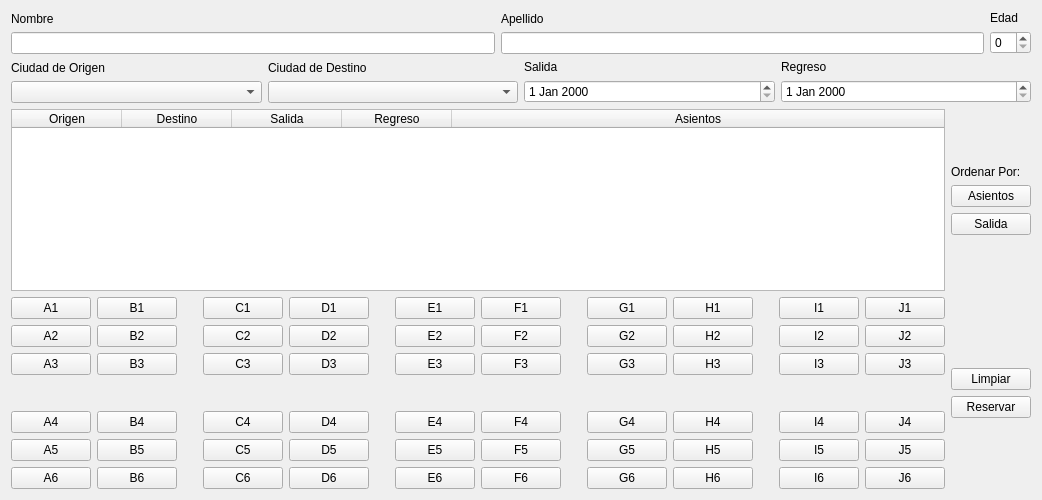
<?xml version="1.0" encoding="UTF-8"?>
<ui version="4.0">
 <class>Reservar</class>
 <widget class="QWidget" name="Reservar">
  <property name="geometry">
   <rect>
    <x>0</x>
    <y>0</y>
    <width>630</width>
    <height>500</height>
   </rect>
  </property>
  <property name="sizePolicy">
   <sizepolicy hsizetype="Preferred" vsizetype="Preferred">
    <horstretch>0</horstretch>
    <verstretch>0</verstretch>
   </sizepolicy>
  </property>
  <property name="windowTitle">
   <string>Form</string>
  </property>
  <layout class="QVBoxLayout" name="verticalLayout_22">
   <item>
    <layout class="QHBoxLayout" name="Personal">
     <item>
      <layout class="QVBoxLayout" name="Nombres">
       <item>
        <widget class="QLabel" name="LNombre">
         <property name="text">
          <string>Nombre                                       </string>
         </property>
        </widget>
       </item>
       <item>
        <widget class="QLineEdit" name="Nombre"/>
       </item>
      </layout>
     </item>
     <item>
      <layout class="QVBoxLayout" name="Apellidos">
       <item>
        <widget class="QLabel" name="LApellido">
         <property name="text">
          <string>Apellido</string>
         </property>
        </widget>
       </item>
       <item>
        <widget class="QLineEdit" name="Apellido"/>
       </item>
      </layout>
     </item>
     <item>
      <layout class="QVBoxLayout" name="Edades">
       <item>
        <widget class="QLabel" name="LEdad">
         <property name="text">
          <string>Edad</string>
         </property>
        </widget>
       </item>
       <item>
        <widget class="QSpinBox" name="Edad"/>
       </item>
      </layout>
     </item>
    </layout>
   </item>
   <item>
    <layout class="QHBoxLayout" name="Vuelo">
     <item>
      <layout class="QVBoxLayout" name="CiudadO">
       <item>
        <widget class="QLabel" name="LCd_origen">
         <property name="text">
          <string>Ciudad de Origen</string>
         </property>
        </widget>
       </item>
       <item>
        <widget class="QComboBox" name="Cd_origen">
         <item>
          <property name="text">
           <string/>
          </property>
         </item>
         <item>
          <property name="text">
           <string>México - Guadalajara</string>
          </property>
         </item>
         <item>
          <property name="text">
           <string>México - D.F.</string>
          </property>
         </item>
         <item>
          <property name="text">
           <string>Canada - Montreal</string>
          </property>
         </item>
         <item>
          <property name="text">
           <string>USA - New York</string>
          </property>
         </item>
         <item>
          <property name="text">
           <string>USA - Kansas</string>
          </property>
         </item>
         <item>
          <property name="text">
           <string>Brasil - Brazilia</string>
          </property>
         </item>
         <item>
          <property name="text">
           <string>Inglaterra - Londres</string>
          </property>
         </item>
        </widget>
       </item>
      </layout>
     </item>
     <item>
      <layout class="QVBoxLayout" name="CiudadD">
       <item>
        <widget class="QLabel" name="label">
         <property name="text">
          <string>Ciudad de Destino</string>
         </property>
        </widget>
       </item>
       <item>
        <widget class="QComboBox" name="Cd_destino">
         <item>
          <property name="text">
           <string/>
          </property>
         </item>
         <item>
          <property name="text">
           <string>México - Guadalajara</string>
          </property>
         </item>
         <item>
          <property name="text">
           <string>México - D.F.</string>
          </property>
         </item>
         <item>
          <property name="text">
           <string>Canada - Montreal</string>
          </property>
         </item>
         <item>
          <property name="text">
           <string>USA - New York</string>
          </property>
         </item>
         <item>
          <property name="text">
           <string>USA - Kansas</string>
          </property>
         </item>
         <item>
          <property name="text">
           <string>Brasil - Brazilia</string>
          </property>
         </item>
         <item>
          <property name="text">
           <string>Inglaterra - Londres</string>
          </property>
         </item>
        </widget>
       </item>
      </layout>
     </item>
     <item>
      <layout class="QVBoxLayout" name="Salidas">
       <item>
        <widget class="QLabel" name="LSalida">
         <property name="text">
          <string>Salida</string>
         </property>
        </widget>
       </item>
       <item>
        <widget class="QDateEdit" name="Salida"/>
       </item>
      </layout>
     </item>
     <item>
      <layout class="QVBoxLayout" name="egresos">
       <item>
        <widget class="QLabel" name="LRegreso">
         <property name="text">
          <string>Regreso</string>
         </property>
        </widget>
       </item>
       <item>
        <widget class="QDateEdit" name="Regreso"/>
       </item>
      </layout>
     </item>
    </layout>
   </item>
   <item>
    <layout class="QHBoxLayout" name="horizontalLayout_12">
     <item>
      <widget class="QTableWidget" name="Vuelos">
       <property name="showGrid">
        <bool>true</bool>
       </property>
       <property name="sortingEnabled">
        <bool>false</bool>
       </property>
       <attribute name="horizontalHeaderCascadingSectionResizes">
        <bool>false</bool>
       </attribute>
       <attribute name="horizontalHeaderDefaultSectionSize">
        <number>110</number>
       </attribute>
       <attribute name="horizontalHeaderHighlightSections">
        <bool>false</bool>
       </attribute>
       <attribute name="horizontalHeaderMinimumSectionSize">
        <number>10</number>
       </attribute>
       <attribute name="horizontalHeaderShowSortIndicator" stdset="0">
        <bool>false</bool>
       </attribute>
       <attribute name="horizontalHeaderStretchLastSection">
        <bool>true</bool>
       </attribute>
       <attribute name="verticalHeaderVisible">
        <bool>true</bool>
       </attribute>
       <column>
        <property name="text">
         <string>Origen</string>
        </property>
       </column>
       <column>
        <property name="text">
         <string>Destino</string>
        </property>
       </column>
       <column>
        <property name="text">
         <string>Salida</string>
        </property>
       </column>
       <column>
        <property name="text">
         <string>Regreso</string>
        </property>
       </column>
       <column>
        <property name="text">
         <string>Asientos</string>
        </property>
       </column>
      </widget>
     </item>
     <item>
      <layout class="QVBoxLayout" name="verticalLayout">
       <item>
        <spacer name="verticalSpacer_5">
         <property name="orientation">
          <enum>Qt::Vertical</enum>
         </property>
         <property name="sizeHint" stdset="0">
          <size>
           <width>20</width>
           <height>40</height>
          </size>
         </property>
        </spacer>
       </item>
       <item>
        <widget class="QLabel" name="label_2">
         <property name="sizePolicy">
          <sizepolicy hsizetype="Fixed" vsizetype="Fixed">
           <horstretch>0</horstretch>
           <verstretch>0</verstretch>
          </sizepolicy>
         </property>
         <property name="text">
          <string>Ordenar Por:</string>
         </property>
        </widget>
       </item>
       <item>
        <widget class="QPushButton" name="PAsientos">
         <property name="text">
          <string>Asientos</string>
         </property>
        </widget>
       </item>
       <item>
        <widget class="QPushButton" name="PSalida">
         <property name="text">
          <string>Salida</string>
         </property>
        </widget>
       </item>
       <item>
        <spacer name="verticalSpacer_4">
         <property name="orientation">
          <enum>Qt::Vertical</enum>
         </property>
         <property name="sizeHint" stdset="0">
          <size>
           <width>20</width>
           <height>40</height>
          </size>
         </property>
        </spacer>
       </item>
      </layout>
     </item>
    </layout>
   </item>
   <item>
    <layout class="QHBoxLayout" name="horizontalLayout_11">
     <item>
      <layout class="QVBoxLayout" name="Asientos_2">
       <item>
        <layout class="QHBoxLayout" name="S1_3">
         <item>
          <layout class="QHBoxLayout" name="horizontalLayout">
           <item>
            <layout class="QVBoxLayout" name="verticalLayout_2">
             <item>
              <widget class="QPushButton" name="A1">
               <property name="sizePolicy">
                <sizepolicy hsizetype="Minimum" vsizetype="Minimum">
                 <horstretch>0</horstretch>
                 <verstretch>0</verstretch>
                </sizepolicy>
               </property>
               <property name="text">
                <string>A1</string>
               </property>
               <property name="checkable">
                <bool>true</bool>
               </property>
               <property name="autoDefault">
                <bool>false</bool>
               </property>
               <property name="default">
                <bool>false</bool>
               </property>
               <property name="flat">
                <bool>false</bool>
               </property>
              </widget>
             </item>
             <item>
              <widget class="QPushButton" name="A2">
               <property name="text">
                <string>A2</string>
               </property>
               <property name="checkable">
                <bool>true</bool>
               </property>
              </widget>
             </item>
             <item>
              <widget class="QPushButton" name="A3">
               <property name="text">
                <string>A3</string>
               </property>
               <property name="checkable">
                <bool>true</bool>
               </property>
              </widget>
             </item>
            </layout>
           </item>
           <item>
            <layout class="QVBoxLayout" name="verticalLayout_3">
             <item>
              <widget class="QPushButton" name="B1">
               <property name="text">
                <string>B1</string>
               </property>
               <property name="checkable">
                <bool>true</bool>
               </property>
              </widget>
             </item>
             <item>
              <widget class="QPushButton" name="B2">
               <property name="text">
                <string>B2</string>
               </property>
               <property name="checkable">
                <bool>true</bool>
               </property>
              </widget>
             </item>
             <item>
              <widget class="QPushButton" name="B3">
               <property name="text">
                <string>B3</string>
               </property>
               <property name="checkable">
                <bool>true</bool>
               </property>
              </widget>
             </item>
            </layout>
           </item>
          </layout>
         </item>
         <item>
          <spacer name="horizontalSpacer_2">
           <property name="orientation">
            <enum>Qt::Horizontal</enum>
           </property>
           <property name="sizeType">
            <enum>QSizePolicy::Fixed</enum>
           </property>
           <property name="sizeHint" stdset="0">
            <size>
             <width>20</width>
             <height>29</height>
            </size>
           </property>
          </spacer>
         </item>
         <item>
          <layout class="QHBoxLayout" name="horizontalLayout_3">
           <item>
            <layout class="QVBoxLayout" name="verticalLayout_6">
             <item>
              <widget class="QPushButton" name="C1">
               <property name="text">
                <string>C1</string>
               </property>
               <property name="checkable">
                <bool>true</bool>
               </property>
              </widget>
             </item>
             <item>
              <widget class="QPushButton" name="C2">
               <property name="text">
                <string>C2</string>
               </property>
               <property name="checkable">
                <bool>true</bool>
               </property>
              </widget>
             </item>
             <item>
              <widget class="QPushButton" name="C3">
               <property name="text">
                <string>C3</string>
               </property>
               <property name="checkable">
                <bool>true</bool>
               </property>
              </widget>
             </item>
            </layout>
           </item>
           <item>
            <layout class="QVBoxLayout" name="verticalLayout_7">
             <item>
              <widget class="QPushButton" name="D1">
               <property name="text">
                <string>D1</string>
               </property>
               <property name="checkable">
                <bool>true</bool>
               </property>
              </widget>
             </item>
             <item>
              <widget class="QPushButton" name="D2">
               <property name="text">
                <string>D2</string>
               </property>
               <property name="checkable">
                <bool>true</bool>
               </property>
              </widget>
             </item>
             <item>
              <widget class="QPushButton" name="D3">
               <property name="text">
                <string>D3</string>
               </property>
               <property name="checkable">
                <bool>true</bool>
               </property>
              </widget>
             </item>
            </layout>
           </item>
          </layout>
         </item>
         <item>
          <spacer name="horizontalSpacer_4">
           <property name="orientation">
            <enum>Qt::Horizontal</enum>
           </property>
           <property name="sizeType">
            <enum>QSizePolicy::Fixed</enum>
           </property>
           <property name="sizeHint" stdset="0">
            <size>
             <width>20</width>
             <height>29</height>
            </size>
           </property>
          </spacer>
         </item>
         <item>
          <layout class="QHBoxLayout" name="horizontalLayout_5">
           <item>
            <layout class="QVBoxLayout" name="verticalLayout_10">
             <item>
              <widget class="QPushButton" name="E1">
               <property name="text">
                <string>E1</string>
               </property>
               <property name="checkable">
                <bool>true</bool>
               </property>
              </widget>
             </item>
             <item>
              <widget class="QPushButton" name="E2">
               <property name="text">
                <string>E2</string>
               </property>
               <property name="checkable">
                <bool>true</bool>
               </property>
              </widget>
             </item>
             <item>
              <widget class="QPushButton" name="E3">
               <property name="text">
                <string>E3</string>
               </property>
               <property name="checkable">
                <bool>true</bool>
               </property>
              </widget>
             </item>
            </layout>
           </item>
           <item>
            <layout class="QVBoxLayout" name="verticalLayout_12">
             <item>
              <widget class="QPushButton" name="F1">
               <property name="text">
                <string>F1</string>
               </property>
               <property name="checkable">
                <bool>true</bool>
               </property>
              </widget>
             </item>
             <item>
              <widget class="QPushButton" name="F2">
               <property name="text">
                <string>F2</string>
               </property>
               <property name="checkable">
                <bool>true</bool>
               </property>
              </widget>
             </item>
             <item>
              <widget class="QPushButton" name="F3">
               <property name="text">
                <string>F3</string>
               </property>
               <property name="checkable">
                <bool>true</bool>
               </property>
              </widget>
             </item>
            </layout>
           </item>
          </layout>
         </item>
         <item>
          <spacer name="horizontalSpacer_9">
           <property name="orientation">
            <enum>Qt::Horizontal</enum>
           </property>
           <property name="sizeType">
            <enum>QSizePolicy::Fixed</enum>
           </property>
           <property name="sizeHint" stdset="0">
            <size>
             <width>20</width>
             <height>29</height>
            </size>
           </property>
          </spacer>
         </item>
         <item>
          <layout class="QHBoxLayout" name="horizontalLayout_7">
           <item>
            <layout class="QVBoxLayout" name="verticalLayout_14">
             <item>
              <widget class="QPushButton" name="G1">
               <property name="text">
                <string>G1</string>
               </property>
               <property name="checkable">
                <bool>true</bool>
               </property>
              </widget>
             </item>
             <item>
              <widget class="QPushButton" name="G2">
               <property name="text">
                <string>G2</string>
               </property>
               <property name="checkable">
                <bool>true</bool>
               </property>
              </widget>
             </item>
             <item>
              <widget class="QPushButton" name="G3">
               <property name="text">
                <string>G3</string>
               </property>
               <property name="checkable">
                <bool>true</bool>
               </property>
              </widget>
             </item>
            </layout>
           </item>
           <item>
            <layout class="QVBoxLayout" name="verticalLayout_15">
             <item>
              <widget class="QPushButton" name="H1">
               <property name="text">
                <string>H1</string>
               </property>
               <property name="checkable">
                <bool>true</bool>
               </property>
              </widget>
             </item>
             <item>
              <widget class="QPushButton" name="H2">
               <property name="text">
                <string>H2</string>
               </property>
               <property name="checkable">
                <bool>true</bool>
               </property>
              </widget>
             </item>
             <item>
              <widget class="QPushButton" name="H3">
               <property name="text">
                <string>H3</string>
               </property>
               <property name="checkable">
                <bool>true</bool>
               </property>
              </widget>
             </item>
            </layout>
           </item>
          </layout>
         </item>
         <item>
          <spacer name="horizontalSpacer_8">
           <property name="orientation">
            <enum>Qt::Horizontal</enum>
           </property>
           <property name="sizeType">
            <enum>QSizePolicy::Fixed</enum>
           </property>
           <property name="sizeHint" stdset="0">
            <size>
             <width>20</width>
             <height>29</height>
            </size>
           </property>
          </spacer>
         </item>
         <item>
          <layout class="QHBoxLayout" name="horizontalLayout_10">
           <item>
            <layout class="QVBoxLayout" name="verticalLayout_21">
             <item>
              <widget class="QPushButton" name="I1">
               <property name="text">
                <string>I1</string>
               </property>
               <property name="checkable">
                <bool>true</bool>
               </property>
              </widget>
             </item>
             <item>
              <widget class="QPushButton" name="I2">
               <property name="text">
                <string>I2</string>
               </property>
               <property name="checkable">
                <bool>true</bool>
               </property>
              </widget>
             </item>
             <item>
              <widget class="QPushButton" name="I3">
               <property name="text">
                <string>I3</string>
               </property>
               <property name="checkable">
                <bool>true</bool>
               </property>
              </widget>
             </item>
            </layout>
           </item>
           <item>
            <layout class="QVBoxLayout" name="verticalLayout_20">
             <item>
              <widget class="QPushButton" name="J1">
               <property name="text">
                <string>J1</string>
               </property>
               <property name="checkable">
                <bool>true</bool>
               </property>
              </widget>
             </item>
             <item>
              <widget class="QPushButton" name="J2">
               <property name="text">
                <string>J2</string>
               </property>
               <property name="checkable">
                <bool>true</bool>
               </property>
              </widget>
             </item>
             <item>
              <widget class="QPushButton" name="J3">
               <property name="text">
                <string>J3</string>
               </property>
               <property name="checkable">
                <bool>true</bool>
               </property>
              </widget>
             </item>
            </layout>
           </item>
          </layout>
         </item>
        </layout>
       </item>
       <item>
        <spacer name="verticalSpacer">
         <property name="orientation">
          <enum>Qt::Vertical</enum>
         </property>
         <property name="sizeHint" stdset="0">
          <size>
           <width>20</width>
           <height>40</height>
          </size>
         </property>
        </spacer>
       </item>
       <item>
        <layout class="QHBoxLayout" name="S4_6">
         <item>
          <layout class="QHBoxLayout" name="horizontalLayout_2">
           <item>
            <layout class="QVBoxLayout" name="verticalLayout_5">
             <item>
              <widget class="QPushButton" name="A4">
               <property name="text">
                <string>A4</string>
               </property>
               <property name="checkable">
                <bool>true</bool>
               </property>
              </widget>
             </item>
             <item>
              <widget class="QPushButton" name="A5">
               <property name="text">
                <string>A5</string>
               </property>
               <property name="checkable">
                <bool>true</bool>
               </property>
              </widget>
             </item>
             <item>
              <widget class="QPushButton" name="A6">
               <property name="text">
                <string>A6</string>
               </property>
               <property name="checkable">
                <bool>true</bool>
               </property>
              </widget>
             </item>
            </layout>
           </item>
           <item>
            <layout class="QVBoxLayout" name="verticalLayout_4">
             <item>
              <widget class="QPushButton" name="B4">
               <property name="text">
                <string>B4</string>
               </property>
               <property name="checkable">
                <bool>true</bool>
               </property>
              </widget>
             </item>
             <item>
              <widget class="QPushButton" name="B5">
               <property name="text">
                <string>B5</string>
               </property>
               <property name="checkable">
                <bool>true</bool>
               </property>
              </widget>
             </item>
             <item>
              <widget class="QPushButton" name="B6">
               <property name="text">
                <string>B6</string>
               </property>
               <property name="checkable">
                <bool>true</bool>
               </property>
              </widget>
             </item>
            </layout>
           </item>
          </layout>
         </item>
         <item>
          <spacer name="horizontalSpacer_3">
           <property name="orientation">
            <enum>Qt::Horizontal</enum>
           </property>
           <property name="sizeType">
            <enum>QSizePolicy::Fixed</enum>
           </property>
           <property name="sizeHint" stdset="0">
            <size>
             <width>20</width>
             <height>29</height>
            </size>
           </property>
          </spacer>
         </item>
         <item>
          <layout class="QHBoxLayout" name="horizontalLayout_4">
           <item>
            <layout class="QVBoxLayout" name="verticalLayout_8">
             <item>
              <widget class="QPushButton" name="C4">
               <property name="text">
                <string>C4</string>
               </property>
               <property name="checkable">
                <bool>true</bool>
               </property>
              </widget>
             </item>
             <item>
              <widget class="QPushButton" name="C5">
               <property name="text">
                <string>C5</string>
               </property>
               <property name="checkable">
                <bool>true</bool>
               </property>
              </widget>
             </item>
             <item>
              <widget class="QPushButton" name="C6">
               <property name="text">
                <string>C6</string>
               </property>
               <property name="checkable">
                <bool>true</bool>
               </property>
              </widget>
             </item>
            </layout>
           </item>
           <item>
            <layout class="QVBoxLayout" name="verticalLayout_9">
             <item>
              <widget class="QPushButton" name="D4">
               <property name="text">
                <string>D4</string>
               </property>
               <property name="checkable">
                <bool>true</bool>
               </property>
              </widget>
             </item>
             <item>
              <widget class="QPushButton" name="D5">
               <property name="text">
                <string>D5</string>
               </property>
               <property name="checkable">
                <bool>true</bool>
               </property>
              </widget>
             </item>
             <item>
              <widget class="QPushButton" name="D6">
               <property name="text">
                <string>D6</string>
               </property>
               <property name="checkable">
                <bool>true</bool>
               </property>
              </widget>
             </item>
            </layout>
           </item>
          </layout>
         </item>
         <item>
          <spacer name="horizontalSpacer_5">
           <property name="orientation">
            <enum>Qt::Horizontal</enum>
           </property>
           <property name="sizeType">
            <enum>QSizePolicy::Fixed</enum>
           </property>
           <property name="sizeHint" stdset="0">
            <size>
             <width>20</width>
             <height>29</height>
            </size>
           </property>
          </spacer>
         </item>
         <item>
          <layout class="QHBoxLayout" name="horizontalLayout_6">
           <item>
            <layout class="QVBoxLayout" name="verticalLayout_11">
             <item>
              <widget class="QPushButton" name="E4">
               <property name="text">
                <string>E4</string>
               </property>
               <property name="checkable">
                <bool>true</bool>
               </property>
              </widget>
             </item>
             <item>
              <widget class="QPushButton" name="E5">
               <property name="text">
                <string>E5</string>
               </property>
               <property name="checkable">
                <bool>true</bool>
               </property>
              </widget>
             </item>
             <item>
              <widget class="QPushButton" name="E6">
               <property name="text">
                <string>E6</string>
               </property>
               <property name="checkable">
                <bool>true</bool>
               </property>
              </widget>
             </item>
            </layout>
           </item>
           <item>
            <layout class="QVBoxLayout" name="verticalLayout_13">
             <item>
              <widget class="QPushButton" name="F4">
               <property name="text">
                <string>F4</string>
               </property>
               <property name="checkable">
                <bool>true</bool>
               </property>
              </widget>
             </item>
             <item>
              <widget class="QPushButton" name="F5">
               <property name="text">
                <string>F5</string>
               </property>
               <property name="checkable">
                <bool>true</bool>
               </property>
              </widget>
             </item>
             <item>
              <widget class="QPushButton" name="F6">
               <property name="text">
                <string>F6</string>
               </property>
               <property name="checkable">
                <bool>true</bool>
               </property>
              </widget>
             </item>
            </layout>
           </item>
          </layout>
         </item>
         <item>
          <spacer name="horizontalSpacer_6">
           <property name="orientation">
            <enum>Qt::Horizontal</enum>
           </property>
           <property name="sizeType">
            <enum>QSizePolicy::Fixed</enum>
           </property>
           <property name="sizeHint" stdset="0">
            <size>
             <width>20</width>
             <height>29</height>
            </size>
           </property>
          </spacer>
         </item>
         <item>
          <layout class="QHBoxLayout" name="horizontalLayout_8">
           <item>
            <layout class="QVBoxLayout" name="verticalLayout_17">
             <item>
              <widget class="QPushButton" name="G4">
               <property name="text">
                <string>G4</string>
               </property>
               <property name="checkable">
                <bool>true</bool>
               </property>
              </widget>
             </item>
             <item>
              <widget class="QPushButton" name="G5">
               <property name="text">
                <string>G5</string>
               </property>
               <property name="checkable">
                <bool>true</bool>
               </property>
              </widget>
             </item>
             <item>
              <widget class="QPushButton" name="G6">
               <property name="text">
                <string>G6</string>
               </property>
               <property name="checkable">
                <bool>true</bool>
               </property>
              </widget>
             </item>
            </layout>
           </item>
           <item>
            <layout class="QVBoxLayout" name="verticalLayout_16">
             <item>
              <widget class="QPushButton" name="H4">
               <property name="text">
                <string>H4</string>
               </property>
               <property name="checkable">
                <bool>true</bool>
               </property>
              </widget>
             </item>
             <item>
              <widget class="QPushButton" name="H5">
               <property name="text">
                <string>H5</string>
               </property>
               <property name="checkable">
                <bool>true</bool>
               </property>
              </widget>
             </item>
             <item>
              <widget class="QPushButton" name="H6">
               <property name="text">
                <string>H6</string>
               </property>
               <property name="checkable">
                <bool>true</bool>
               </property>
              </widget>
             </item>
            </layout>
           </item>
          </layout>
         </item>
         <item>
          <spacer name="horizontalSpacer_7">
           <property name="orientation">
            <enum>Qt::Horizontal</enum>
           </property>
           <property name="sizeType">
            <enum>QSizePolicy::Fixed</enum>
           </property>
           <property name="sizeHint" stdset="0">
            <size>
             <width>20</width>
             <height>29</height>
            </size>
           </property>
          </spacer>
         </item>
         <item>
          <layout class="QHBoxLayout" name="horizontalLayout_9">
           <item>
            <layout class="QVBoxLayout" name="verticalLayout_18">
             <item>
              <widget class="QPushButton" name="I4">
               <property name="text">
                <string>I4</string>
               </property>
               <property name="checkable">
                <bool>true</bool>
               </property>
              </widget>
             </item>
             <item>
              <widget class="QPushButton" name="I5">
               <property name="text">
                <string>I5</string>
               </property>
               <property name="checkable">
                <bool>true</bool>
               </property>
              </widget>
             </item>
             <item>
              <widget class="QPushButton" name="I6">
               <property name="text">
                <string>I6</string>
               </property>
               <property name="checkable">
                <bool>true</bool>
               </property>
              </widget>
             </item>
            </layout>
           </item>
           <item>
            <layout class="QVBoxLayout" name="verticalLayout_19">
             <item>
              <widget class="QPushButton" name="J4">
               <property name="text">
                <string>J4</string>
               </property>
               <property name="checkable">
                <bool>true</bool>
               </property>
              </widget>
             </item>
             <item>
              <widget class="QPushButton" name="J5">
               <property name="text">
                <string>J5</string>
               </property>
               <property name="checkable">
                <bool>true</bool>
               </property>
              </widget>
             </item>
             <item>
              <widget class="QPushButton" name="J6">
               <property name="text">
                <string>J6</string>
               </property>
               <property name="checkable">
                <bool>true</bool>
               </property>
              </widget>
             </item>
            </layout>
           </item>
          </layout>
         </item>
        </layout>
       </item>
      </layout>
     </item>
     <item>
      <layout class="QVBoxLayout" name="verticalLayout_23">
       <item>
        <spacer name="verticalSpacer_2">
         <property name="orientation">
          <enum>Qt::Vertical</enum>
         </property>
         <property name="sizeHint" stdset="0">
          <size>
           <width>20</width>
           <height>40</height>
          </size>
         </property>
        </spacer>
       </item>
       <item>
        <widget class="QPushButton" name="BLimpiar">
         <property name="sizePolicy">
          <sizepolicy hsizetype="Preferred" vsizetype="Fixed">
           <horstretch>0</horstretch>
           <verstretch>0</verstretch>
          </sizepolicy>
         </property>
         <property name="text">
          <string>Limpiar</string>
         </property>
        </widget>
       </item>
       <item>
        <widget class="QPushButton" name="BReservar">
         <property name="text">
          <string>Reservar</string>
         </property>
        </widget>
       </item>
       <item>
        <spacer name="verticalSpacer_3">
         <property name="orientation">
          <enum>Qt::Vertical</enum>
         </property>
         <property name="sizeHint" stdset="0">
          <size>
           <width>20</width>
           <height>40</height>
          </size>
         </property>
        </spacer>
       </item>
      </layout>
     </item>
    </layout>
   </item>
  </layout>
  <zorder></zorder>
  <zorder></zorder>
 </widget>
 <resources/>
 <connections/>
</ui>
